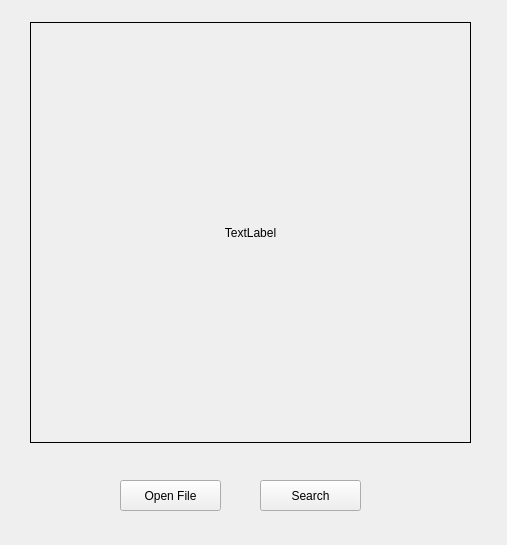
<?xml version="1.0" encoding="UTF-8"?>
<ui version="4.0">
 <class>Form</class>
 <widget class="QWidget" name="Form">
  <property name="geometry">
   <rect>
    <x>0</x>
    <y>0</y>
    <width>507</width>
    <height>545</height>
   </rect>
  </property>
  <property name="windowTitle">
   <string>Form</string>
  </property>
  <widget class="QLabel" name="label">
   <property name="geometry">
    <rect>
     <x>30</x>
     <y>22</y>
     <width>441</width>
     <height>421</height>
    </rect>
   </property>
   <property name="frameShape">
    <enum>QFrame::Box</enum>
   </property>
   <property name="text">
    <string>TextLabel</string>
   </property>
   <property name="alignment">
    <set>Qt::AlignCenter</set>
   </property>
  </widget>
  <widget class="QPushButton" name="load">
   <property name="geometry">
    <rect>
     <x>120</x>
     <y>480</y>
     <width>101</width>
     <height>31</height>
    </rect>
   </property>
   <property name="text">
    <string>Open File</string>
   </property>
  </widget>
  <widget class="QPushButton" name="proses">
   <property name="geometry">
    <rect>
     <x>260</x>
     <y>480</y>
     <width>101</width>
     <height>31</height>
    </rect>
   </property>
   <property name="text">
    <string>Search</string>
   </property>
  </widget>
 </widget>
 <resources/>
 <connections/>
</ui>
